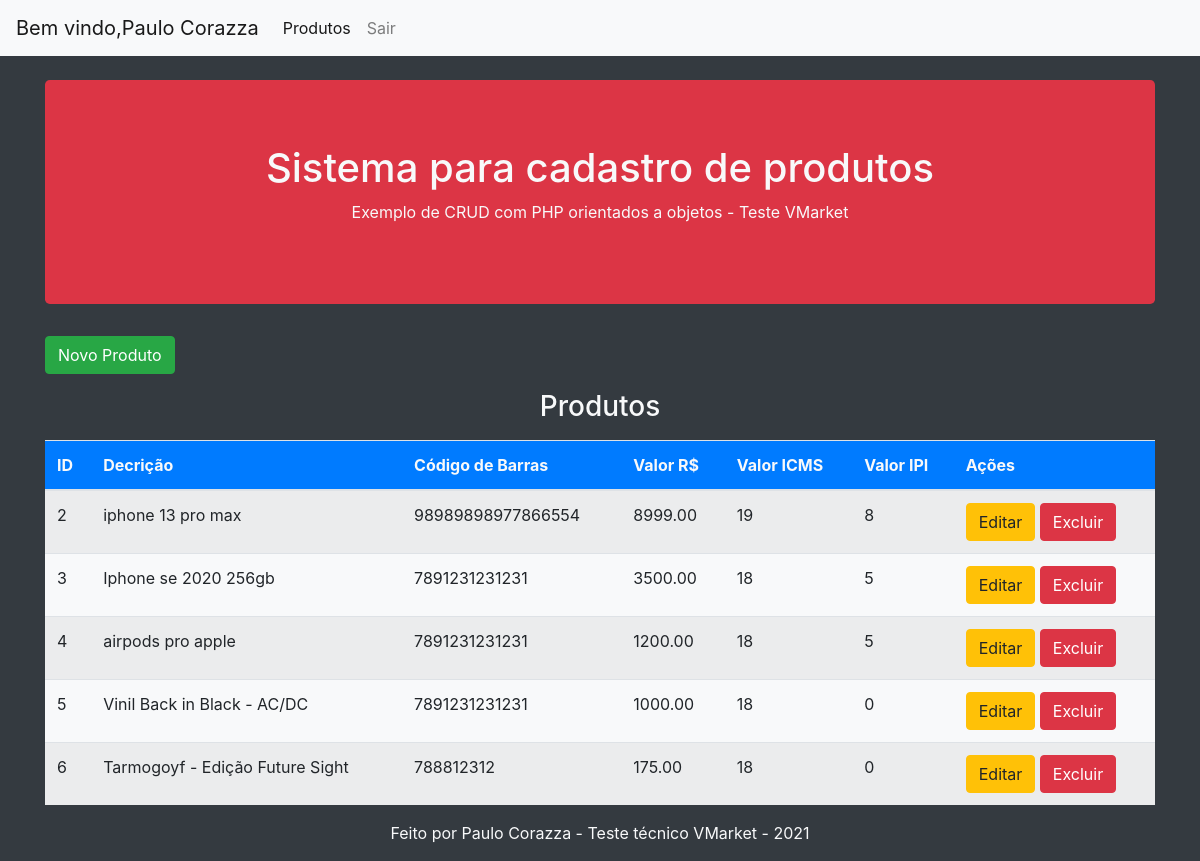
The app's page /produtos.php (signed in) with its own data.
### tables this page shows
CREATE TABLE `produto` (
  `id` int NOT NULL AUTO_INCREMENT,
  `valor` decimal(6,2) DEFAULT NULL,
  `cod_barras` varchar(45) DEFAULT NULL,
  `icms` int DEFAULT NULL,
  `ipi` int DEFAULT NULL,
  `descricao` varchar(100) DEFAULT NULL,
  PRIMARY KEY (`id`)
);

### app/Session/login.php (called while the page is built, shortened)
<?php
class Login
{
    public static function getUsuarioLogado()
    {
        return self::isLogged() ? $_SESSION['usuario'] : null;
    }
    public static function isLogged()
    {
       return isset($_SESSION['usuario']['id']);
    }
}

### produtos.php (called while the page is built, shortened)
<?php
$produtos = Produto::getProdutos();
include __DIR__.'/includes/header.php';
include __DIR__.'/includes/listagem.php';
include __DIR__.'/includes/footer.php';

### app/Db/Database.php (called while the page is built, shortened)
<?php
class Database
{
    private $table;
    private $connection;
    public function __construct($table = null)
    {
       $this->table = $table;
    }
    private function setConnection()
    {
         try{
            $this->connection = new PDO('mysql:host='.self::HOST.';dbname='.self::NAME,self::USER,self::PASS);
            $this->connection->setAttribute(PDO::ATTR_ERRMODE,PDO::ERRMODE_EXCEPTION);
         }
         catch(PDOException $e){
             die('Error : ' . $e->getMessage());
         }
    }
    public function execute($query,$params = [])
    {
        try{
            $statement = $this->connection->prepare($query);
            $statement->execute($params);
                return $statement;
        }catch(PDOException $e){
            die('ERROR: '.$e->getMessage());
        }
    }
    public function select($where = null, $order = null, $limit = null, $fields = '*')
    {
        $where = strlen($where) ? 'WHERE '.$where : '';
        $order = strlen($order) ? 'ORDER BY '.$order : '';
        $limit = strlen($limit) ? 'LIMIT '.$limit : '';
        $query = 'SELECT '.$fields.' FROM '.$this->table.' '.$where.' '.$order.' '.$limit;
        return $this->execute($query);
    }
}

### app/Entity/Produto.php (called while the page is built, shortened)
<?php
class Produto
{
    public static  function getProdutos($where = null, $order = null, $limit = null)
    {
        return (new Database('produto'))->select($where,$order,$limit)
                                      ->fetchAll(PDO::FETCH_CLASS,self::class);
    }
}

### includes/listagem.php (the view, shortened to what this page needs)
<?php
  $resultados = '';
  foreach($produtos as $produto){
    $resultados .= '<tr>
                      <td>'.$produto->id.'</td>
                      <td>'.$produto->descricao.'</td>
                      <td>'.$produto->cod_barras.'</td>
                      <td>'.$produto->valor.'</td>
                      <td>'.$produto->icms.'</td>
                      <td>'.$produto->ipi.'</td>
                      <td>
                        <a href="editar.php?id='.$produto->id.'">
                          <button type="button" class="btn btn-warning">Editar</button>
                        </a>
                        <a href="excluir.php?id='.$produto->id.'">
                          <button type="button" class="btn btn-danger">Excluir</button>
                        </a>
                      </td>
                    </tr>';
  }
  $resultados = strlen($resultados) ? $resultados : '<tr>
                                                       <td colspan="6" class="text-center">
                                                              Nenhum produto encontrado
                                                       </td>
                                                    </tr>';
?>
<main>
  <section>
    <a href="cadastrar.php">
      <button class="btn btn-success">Novo Produto</button>
    </a>
    <p>
    <h3 class="text-center">Produtos</h3>
  </section>
  <section>
    <table class="table bg-light mt-3 table-striped">
        <thead  class="bg-primary text-light">
          <tr>
            <th>ID</th>
            <th>Decrição</th>
            <th>Código de Barras</th>
            <th>Valor R$</th>
            <th>Valor ICMS</th>
            <th>Valor IPI</th>
            <th>Ações</th>
          </tr>
        </thead>
        <tbody>
            <?=$resultados?>
        </tbody>
    </table>
  </section>
</main>

### includes/header.php (shortened to what this page needs)
<?php
 $usuarioLogado =  Login::getUsuarioLogado();
 $usuario = $usuarioLogado ? '<span>Bem vindo,</span>'. $usuarioLogado['nome']:' Visitante <a href="login.php" class="text-light font-weight-bold ml-2>Entrar</a>';
?>
<!doctype html>
<html lang="pt-br">
  <head>
  <nav class="navbar navbar-expand-lg navbar-light bg-light">
  <a class="navbar-brand" href="#"><?= $usuario ?></a>
  <div class="collapse navbar-collapse" id="navbarNav">
    <ul class="navbar-nav">
      <li class="nav-item active">
        <a class="nav-link" href="produtos.php">Produtos</a>
      </li>
      <li class="nav-item">
        <a class="nav-link" href="logout.php">Sair</a>
      </li>
    </ul>
  </div>
</nav>
    <link rel="stylesheet" href="https://stackpath.bootstrapcdn.com/bootstrap/4.3.1/css/bootstrap.min.css">
  </head>
  <body class="bg-dark text-light">
    <div class="container mt-4">
      <div class="jumbotron bg-danger">
          <h1 class="text-center">Sistema para cadastro de produtos</h1>
          <p class="text-center">Exemplo de CRUD com PHP orientados a objetos - Teste VMarket</p>
      </div>

### includes/footer.php (shortened to what this page needs)
</div>
<p class="text-center">Feito por Paulo Corazza - Teste técnico VMarket - <?= date('Y') ?></p>
</body>
</html>

### records on screen
produto: id "2", descricao "iphone 13 pro max", cod_barras "98989898977866554", valor "8999.00", icms "19", ipi "8"
produto: id "3", descricao "Iphone se 2020 256gb", cod_barras "7891231231231", valor "3500.00", icms "18", ipi "5"
produto: id "4", descricao "airpods pro apple", cod_barras "7891231231231", valor "1200.00", icms "18", ipi "5"
produto: id "5", descricao "Vinil Back in Black - AC/DC", cod_barras "7891231231231", valor "1000.00", icms "18", ipi "0"
produto: id "6", descricao "Tarmogoyf - Edição Future Sight", cod_barras "788812312", valor "175.00", icms "18", ipi "0"

### other values on screen
$usuarioLogado['nome'] "Paulo Corazza"
